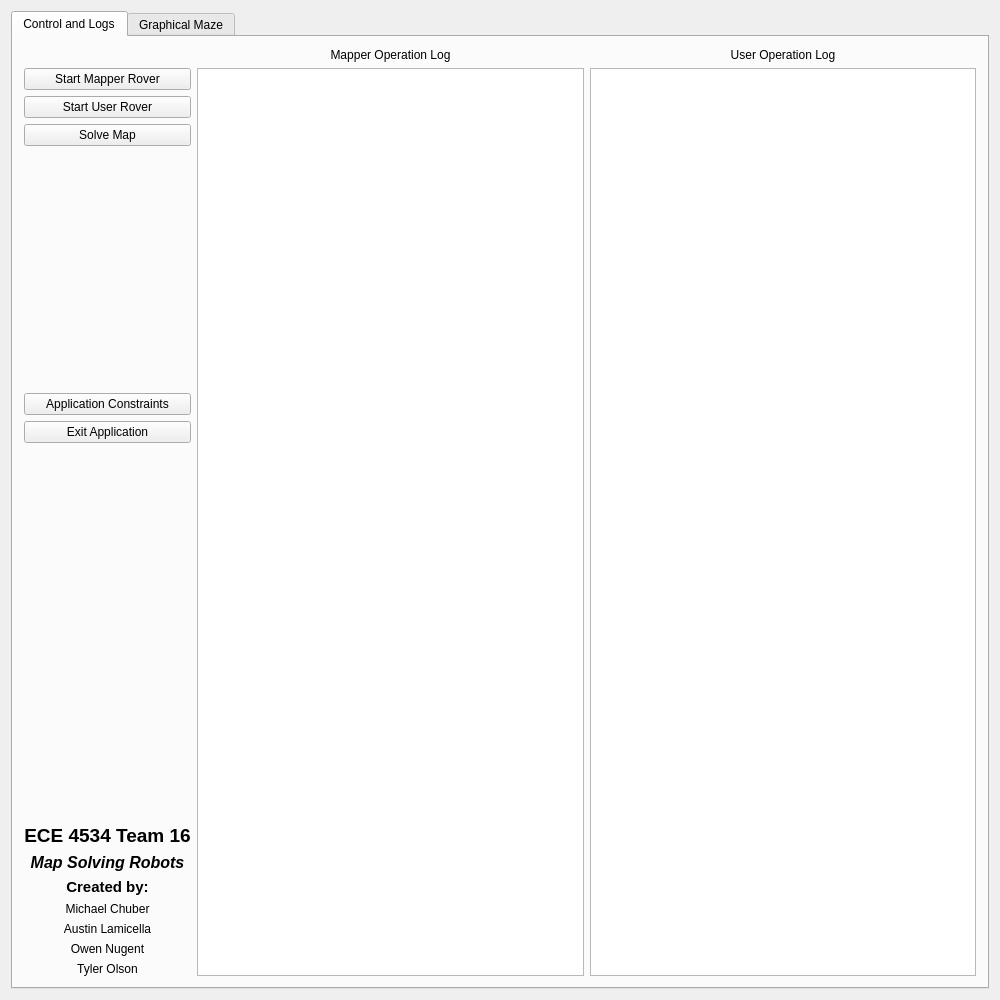
<?xml version="1.0" encoding="UTF-8"?>
<ui version="4.0">
 <class>Widget</class>
 <widget class="QWidget" name="Widget">
  <property name="geometry">
   <rect>
    <x>0</x>
    <y>0</y>
    <width>1000</width>
    <height>1000</height>
   </rect>
  </property>
  <property name="windowTitle">
   <string>Mapping Rovers</string>
  </property>
  <layout class="QGridLayout" name="gridLayout">
   <item row="0" column="0">
    <widget class="QTabWidget" name="tabWidget">
     <property name="sizePolicy">
      <sizepolicy hsizetype="Expanding" vsizetype="Expanding">
       <horstretch>0</horstretch>
       <verstretch>0</verstretch>
      </sizepolicy>
     </property>
     <property name="currentIndex">
      <number>0</number>
     </property>
     <widget class="QWidget" name="tab">
      <attribute name="title">
       <string>Control and Logs</string>
      </attribute>
      <layout class="QGridLayout" name="gridLayout_2">
       <item row="0" column="1">
        <layout class="QHBoxLayout" name="horizontalLayout_2">
         <item>
          <widget class="QLabel" name="label_2">
           <property name="text">
            <string>Mapper Operation Log</string>
           </property>
           <property name="alignment">
            <set>Qt::AlignCenter</set>
           </property>
          </widget>
         </item>
         <item>
          <widget class="QLabel" name="label">
           <property name="text">
            <string>User Operation Log</string>
           </property>
           <property name="alignment">
            <set>Qt::AlignCenter</set>
           </property>
          </widget>
         </item>
        </layout>
       </item>
       <item row="3" column="0">
        <layout class="QVBoxLayout" name="verticalLayout_2">
         <item>
          <widget class="QLabel" name="label_4">
           <property name="font">
            <font>
             <pointsize>14</pointsize>
             <weight>75</weight>
             <bold>true</bold>
            </font>
           </property>
           <property name="text">
            <string>ECE 4534 Team 16</string>
           </property>
           <property name="alignment">
            <set>Qt::AlignHCenter|Qt::AlignTop</set>
           </property>
          </widget>
         </item>
         <item>
          <widget class="QLabel" name="label_9">
           <property name="font">
            <font>
             <family>Ubuntu</family>
             <pointsize>12</pointsize>
             <weight>75</weight>
             <italic>true</italic>
             <bold>true</bold>
            </font>
           </property>
           <property name="text">
            <string>Map Solving Robots</string>
           </property>
           <property name="alignment">
            <set>Qt::AlignCenter</set>
           </property>
          </widget>
         </item>
         <item>
          <widget class="QLabel" name="label_3">
           <property name="font">
            <font>
             <pointsize>11</pointsize>
             <weight>75</weight>
             <italic>false</italic>
             <bold>true</bold>
             <underline>false</underline>
            </font>
           </property>
           <property name="text">
            <string>Created by:</string>
           </property>
           <property name="alignment">
            <set>Qt::AlignCenter</set>
           </property>
          </widget>
         </item>
         <item>
          <widget class="QLabel" name="label_5">
           <property name="text">
            <string>Michael Chuber</string>
           </property>
           <property name="alignment">
            <set>Qt::AlignCenter</set>
           </property>
          </widget>
         </item>
         <item>
          <widget class="QLabel" name="label_6">
           <property name="text">
            <string>Austin Lamicella</string>
           </property>
           <property name="alignment">
            <set>Qt::AlignCenter</set>
           </property>
          </widget>
         </item>
         <item>
          <widget class="QLabel" name="label_7">
           <property name="text">
            <string>Owen Nugent</string>
           </property>
           <property name="alignment">
            <set>Qt::AlignBottom|Qt::AlignHCenter</set>
           </property>
          </widget>
         </item>
         <item>
          <widget class="QLabel" name="label_8">
           <property name="text">
            <string>Tyler Olson</string>
           </property>
           <property name="alignment">
            <set>Qt::AlignBottom|Qt::AlignHCenter</set>
           </property>
          </widget>
         </item>
        </layout>
       </item>
       <item row="1" column="0">
        <layout class="QVBoxLayout" name="verticalLayout">
         <item>
          <widget class="QPushButton" name="mapperStart_button">
           <property name="text">
            <string>Start Mapper Rover</string>
           </property>
          </widget>
         </item>
         <item>
          <widget class="QPushButton" name="userStart_button">
           <property name="text">
            <string>Start User Rover</string>
           </property>
          </widget>
         </item>
         <item>
          <widget class="QPushButton" name="mazeSolve_button">
           <property name="text">
            <string>Solve Map</string>
           </property>
          </widget>
         </item>
         <item>
          <spacer name="verticalSpacer_2">
           <property name="orientation">
            <enum>Qt::Vertical</enum>
           </property>
           <property name="sizeHint" stdset="0">
            <size>
             <width>20</width>
             <height>40</height>
            </size>
           </property>
          </spacer>
         </item>
         <item>
          <widget class="QPushButton" name="constraints_button">
           <property name="text">
            <string>Application Constraints</string>
           </property>
          </widget>
         </item>
         <item>
          <widget class="QPushButton" name="exit_button">
           <property name="text">
            <string>Exit Application</string>
           </property>
          </widget>
         </item>
        </layout>
       </item>
       <item row="1" column="1" rowspan="3">
        <layout class="QHBoxLayout" name="horizontalLayout">
         <item>
          <widget class="QListWidget" name="mapperList">
           <property name="isWrapping" stdset="0">
            <bool>false</bool>
           </property>
           <property name="wordWrap">
            <bool>false</bool>
           </property>
          </widget>
         </item>
         <item>
          <widget class="QListWidget" name="userList"/>
         </item>
        </layout>
       </item>
       <item row="2" column="0">
        <spacer name="verticalSpacer_3">
         <property name="orientation">
          <enum>Qt::Vertical</enum>
         </property>
         <property name="sizeHint" stdset="0">
          <size>
           <width>20</width>
           <height>40</height>
          </size>
         </property>
        </spacer>
       </item>
      </layout>
     </widget>
     <widget class="QWidget" name="tab_2">
      <attribute name="title">
       <string>Graphical Maze</string>
      </attribute>
      <layout class="QGridLayout" name="gridLayout_3">
       <item row="0" column="0">
        <widget class="QGraphicsView" name="mazeView">
         <property name="mouseTracking">
          <bool>false</bool>
         </property>
        </widget>
       </item>
      </layout>
     </widget>
    </widget>
   </item>
  </layout>
 </widget>
 <layoutdefault spacing="6" margin="11"/>
 <resources/>
 <connections/>
</ui>
